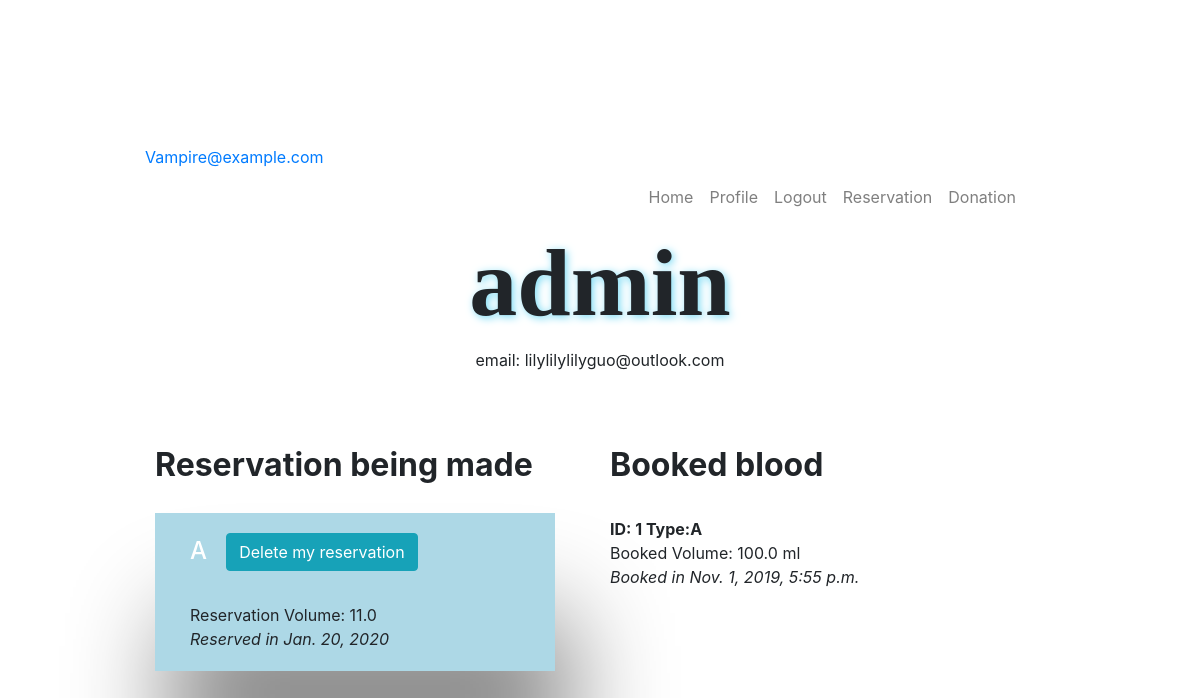
Before: /profile/ (signed in) with the older database file.
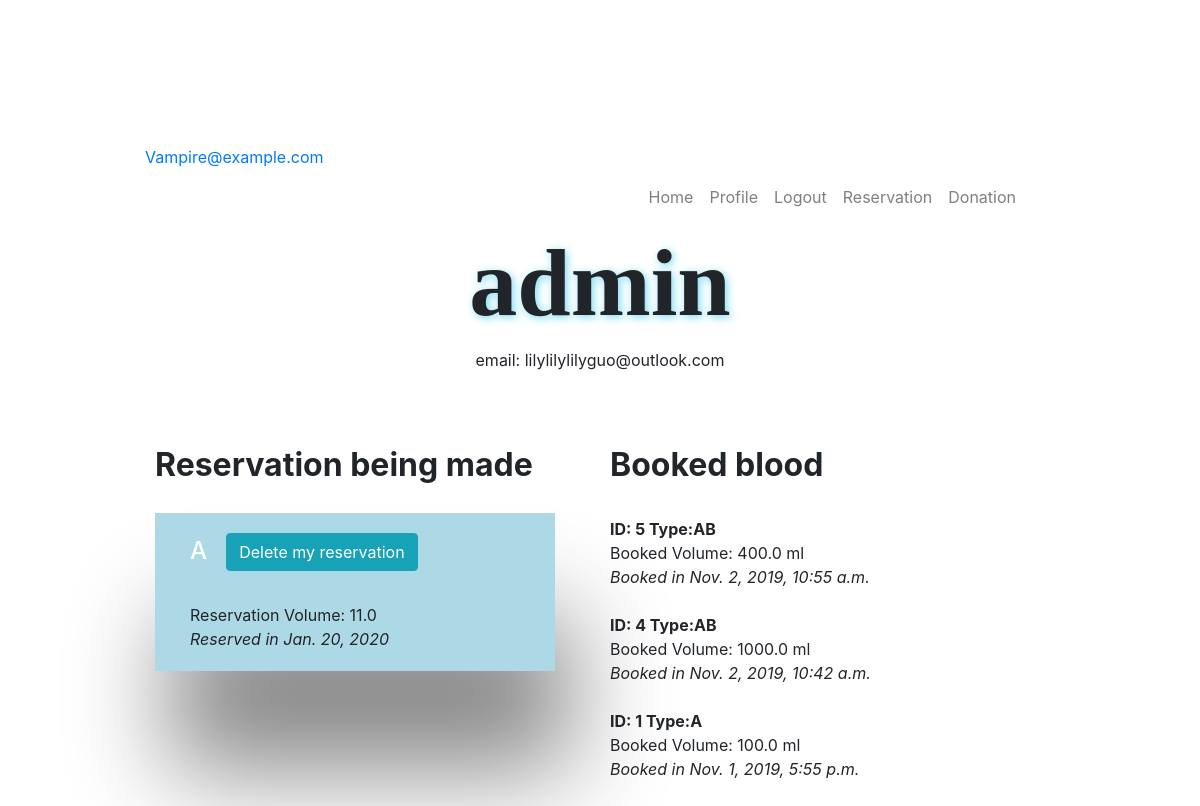
After: the same page with the newer database file.
### bloodprofile/models.py (models this page shows)
class Reservation(models.Model):
    bloodType = models.CharField(max_length=50)
    rsvVolume = models.FloatField()
    userReserved = models.CharField(max_length=50, null=True, default='')
    rsvDate = models.DateField(("reserve blood date"), auto_now=False, auto_now_add=False)
    address = models.CharField(max_length=60, null=True, default='')

class Book(models.Model):
    bookingaddress = models.CharField(max_length=100, null=True)
    bookDate = models.DateTimeField("booking date")
    blood = models.ForeignKey(Blood, on_delete=models.CASCADE)
    userBooked = models.CharField(max_length=50,null=True)

class Blood(models.Model):
    bloodtype = models.CharField(max_length=50)
    volume = models.FloatField()
    takendate = models.DateField(("blood taken date"), auto_now=False, auto_now_add=False)
    expdate = models.DateField(("blood expire date"), auto_now=False, auto_now_add=False)#whne to expire
    donor = models.CharField(max_length=50)
    isBooked = models.BooleanField()
    isTested = models.BooleanField(default=False)

### users/views.py (the view)
# urls.py: url(r'^profile/', user_views.profile, name='profile'),
@login_required
def profile(request):
    user = request.user
    port = request.META['SERVER_PORT']
    reservation_list = Reservation.objects.filter(userReserved = user.username).order_by('-rsvDate')
    book_list = Book.objects.filter(userBooked = user.username).order_by('-bookDate')
    context = {
        'reservation_list':reservation_list,
        'book_list':book_list,
        'port':port
    }
    return render(request, 'users/profile.html',context )

### users/templates/users/profile.html (shortened to what this page needs)
<!DOCTYPE html>
<html>
  <head>
  </head>
<body>
<head>
    <link rel="stylesheet" href="https://stackpath.bootstrapcdn.com/bootstrap/4.3.1/css/bootstrap.min.css">
</head>
<body>
        <header class="header_area">
        <div class="top_menu row m0">
            <div class="container">
                <div class="float-left">
                    <a class="dn_btn" href="mailto:medical@example.com">Vampire@example.com</a>
                </div>
            </div>
        </div>
            <nav class="navbar navbar-expand-lg navbar-light">
                <div class="container">
                    <div class="collapse navbar-collapse offset" id="navbarSupportedContent">
                        <ul class="nav navbar-nav menu_nav ml-auto">
                            <li class="nav-item"><a class="nav-link" href={% url 'blood-home' %}>Home</a></li>
                            <ul class="navbar-nav">
                              {% if user.is_authenticated %}
                              <li class="nav-item">
                                <a class="nav-link" href="{% url 'profile' %}">Profile</a>
                              </li>
                              <li class="nav-item">
                                <a class="nav-link" href="{% url 'logout' %}">Logout</a>
                              </li>
                              {% endif %}
                            </ul>
                            <li class="nav-item"><a class="nav-link" href="{% url 'reservation' %}">Reservation</a></li>
                            <li class="nav-item"><a class="nav-link" href="{% url 'donation' %}">Donation</a></li>
                          </ul>
                    </div>
                </div>
            </nav>
    </header>
              <h1 style="font-weight:bold;font-family:Verdana" align="center" class="display-1">{{ user.username }}</h1>
              <p class="text secondary" align="center">email: {{ user.email }}</p>
              <br>
              <br>
            <div class="row">
              <div class="container" style="width: 1000px">
                <div class="column">
                <h2 style="font-weight:bold">Reservation being made</h2>
                {% if reservation_list %}
                <div class="row" style="margin-left: -50px;margin-top: -30px">
                    {% for reservation in reservation_list %}
                    <box id = "grad1"><div class="col-xs-12 col-lg-10">
                        <h4>
                          <a style="color:white;">
                          {{ reservation.bloodType }}</a> &nbsp
                          <a href="{% url 'delete-reservation' reservation.id %}" role="button" class="btn btn-info">Delete my reservation</a>
                        </h4>
                          <br>Reservation Volume: {{ reservation.rsvVolume }}<br>
                         <span ><i>Reserved in {{ reservation.rsvDate }} </i></span><br>
                    </div></box>
                    {% endfor %}
                </div>
                {% else %}
                <p>No reservation is available.</p>
                {% endif %}
                </div>
                <div class="column">
                <h2 style="font-weight:bold">Booked blood</h2></br>
                {% if book_list %}
                  {% for book in book_list %}
                  <div id = "grad1" class = "rcorners">
                  <b>ID: {{ book.blood.id }} Type:{{book.blood.bloodtype}}</b>
                  <br>Booked Volume: {{ book.blood.volume }} ml<br>
                         <i>Booked in {{ book.bookDate }} </i><br>
                  </div>
                  <br>
                  {% endfor %}
                {% else %}
                <p >You have not book any blood yet.</p>
                {% endif %}
                <br>
                <br>
                </div>
              </div>
            </div>
</body>
</html>

### users/templates/users/profile.html (style rules this page uses)
body { background-image: url("https://cdn.pixabay.com/photo/2017/01/10/07/11/blood-1968458_1280.png"); background-repeat: no-repeat; background-size: cover; background-position: center center; background-attachment: fixed; padding: 145px; }
box { background-color: lightblue; width: 400px; border: #FFFFFF; padding: 20px; margin: 50px; box-shadow: 15px 100px 100px #888888; }
h1 { text-shadow: 2px 2px 8px rgb(120, 218, 244); }
.column { float: left; width: 50%; padding: 10px; height: 300px; }

Changed rows visible on the page:
added Book: blood.id "5", blood.bloodtype "AB", blood.volume "400.0", bookDate "Nov. 2, 2019, 10:55 a.m."
added Book: blood.id "4", blood.bloodtype "AB", blood.volume "1000.0", bookDate "Nov. 2, 2019, 10:42 a.m."
